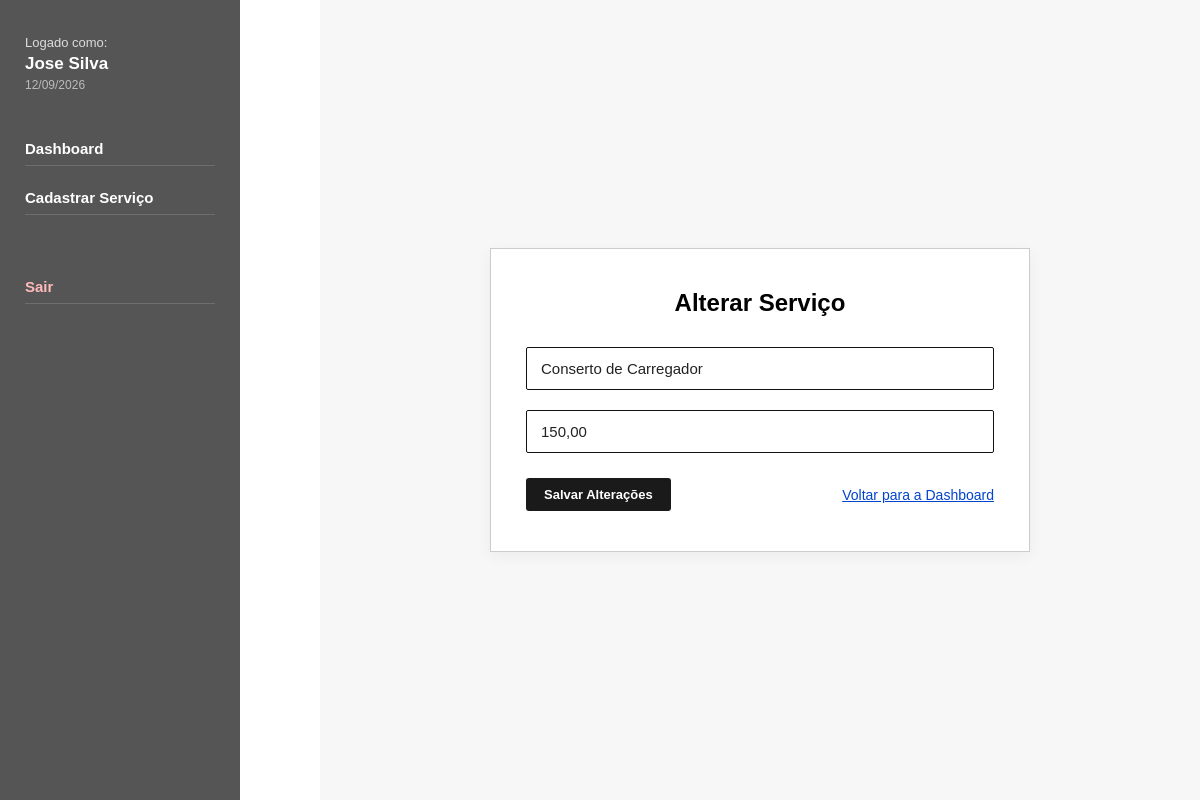
The page /services/edit?id=2 (signed in) on the database its author committed.
### tables this page shows
CREATE TABLE IF NOT EXISTS `service` (
    `id_service` BIGINT(20) NOT NULL AUTO_INCREMENT,
    `description` VARCHAR(255) NOT NULL,
    `price` DECIMAL(11, 2) NOT NULL,
    `created_at` DATETIME NOT NULL DEFAULT CURRENT_TIMESTAMP,
    `update_at` DATETIME NULL DEFAULT NULL ON UPDATE CURRENT_TIMESTAMP,
    `finished_at` DATETIME NULL DEFAULT NULL,
    `commission_user` DECIMAL(11, 2) NULL DEFAULT NULL,
    `user_id_user` BIGINT(20) NOT NULL,
    PRIMARY KEY (`id_service`),
    INDEX `idx_service_user` (`user_id_user`),
    INDEX `idx_service_finished` (`finished_at`),
    CONSTRAINT `fk_service_user` 
        FOREIGN KEY (`user_id_user`) 
        REFERENCES `user` (`id_user`) 
        ON DELETE CASCADE 
        ON UPDATE CASCADE
);

CREATE TABLE IF NOT EXISTS `user` (
    `id_user` BIGINT(20) NOT NULL AUTO_INCREMENT,
    `name` VARCHAR(150) NOT NULL,
    `email` VARCHAR(255) NOT NULL UNIQUE,
    `password` VARCHAR(255) NOT NULL,
    `created_at` DATETIME NOT NULL DEFAULT CURRENT_TIMESTAMP,
    `update_at` DATETIME NULL DEFAULT NULL ON UPDATE CURRENT_TIMESTAMP,
    `ativo` TINYINT(1) NOT NULL DEFAULT 1,
    PRIMARY KEY (`id_user`),
    INDEX `idx_user_email` (`email`)
);

### app/Core/Autoload.php (called while the page is built, shortened)
<?php
spl_autoload_register(function ($class) {
    $prefix = 'App\\';
    $baseDir = APP_PATH . '/';
    $len = strlen($prefix);
    $relativeClass = substr($class, $len);
    $file = $baseDir . str_replace('\\', '/', $relativeClass) . '.php';
});

### app/Core/Session.php (called while the page is built, shortened)
<?php
class Session
{
    public static function get(string $key, $default = null)
    {
        return $_SESSION[$key] ?? $default;
    }
    public static function has(string $key): bool
    {
        return isset($_SESSION[$key]);
    }
}

### app/Core/Database.php (called while the page is built, shortened)
<?php
class Database
{
    private static ?PDO $instance = null;
    public static function getConnection(): PDO
    {
        if (self::$instance === null) {
            try {
                $dsn = sprintf(
                    'mysql:host=%s;port=%s;dbname=%s;charset=%s',
                    DB_HOST,
                    DB_PORT,
                    DB_NAME,
                    DB_CHARSET
                );
                $options = [
                    PDO::ATTR_ERRMODE            => PDO::ERRMODE_EXCEPTION,
                    PDO::ATTR_DEFAULT_FETCH_MODE => PDO::FETCH_ASSOC,
                    PDO::ATTR_EMULATE_PREPARES   => false,
                ];
                self::$instance = new PDO($dsn, DB_USER, DB_PASS, $options);
            } catch (PDOException $e) {
                die('Erro de conexao com o banco: ' . $e->getMessage());
            }
        }
        return self::$instance;
    }
}

### app/Controllers/ServiceController.php (called while the page is built, shortened)
<?php
class ServiceController extends Controller
{
    private ServiceOrder $serviceModel;
    public function __construct()
    {
        $this->serviceModel = new ServiceOrder();
    }
    public function edit(): void
    {
        $id = (int) ($_GET['id'] ?? 0);
        $service = $this->serviceModel->findById($id);
        $user = Session::get('user');
        $error = Session::getFlash('error');
        $this->view('services.edit', [
            'user'        => $user,
            'currentDate' => date('d/m/Y'),
            'service'     => $service,
            'error'       => $error
        ]);
    }
}

### public/index.php (called while the page is built, shortened)
<?php
require_once APP_PATH . '/Core/Autoload.php';
$router = new Router();
$router->get('/', [AuthController::class, 'showLogin']);
$router->get('/login', [AuthController::class, 'showLogin']);
$router->post('/login', [AuthController::class, 'login']);
$router->get('/logout', [AuthController::class, 'logout']);
$router->get('/register', [AuthController::class, 'showRegister']);
$router->post('/register', [AuthController::class, 'register']);
$router->get('/dashboard', [DashboardController::class, 'index']);
$router->get('/services/create', [ServiceController::class, 'create']);
$router->post('/services/create', [ServiceController::class, 'store']);
$router->get('/services/edit', [ServiceController::class, 'edit']);
$router->post('/services/edit', [ServiceController::class, 'update']);
$router->post('/services/delete', [ServiceController::class, 'delete']);
$router->post('/services/finish', [ServiceController::class, 'finish']);
$router->dispatch();

### app/Models/ServiceOrder.php (called while the page is built, shortened)
<?php
class ServiceOrder
{
    private PDO $db;
    public function __construct()
    {
        $this->db = Database::getConnection();
    }
    public function findById(int $id): ?array
    {
        $sql = "SELECT s.*, u.name as user_name, u.email as user_email
                FROM service s
                INNER JOIN user u ON u.id_user = s.user_id_user
                WHERE s.id_service = :id
                LIMIT 1";
        $stmt = $this->db->prepare($sql);
        $stmt->bindValue(':id', $id, PDO::PARAM_INT);
        $stmt->execute();
        $service = $stmt->fetch();
        return $service ?: null;
    }
}

### app/Views/services/edit.php (the view, shortened to what this page needs)
<?php
require VIEW_PATH . '/layouts/header.php';
?>
<div class="service-form-container">
    <div class="auth-card">
        <h2>Alterar Serviço</h2>
        <form action="<?= BASE_URL ?>/services/edit" method="POST">
            <div class="form-group">
                <input type="text" name="description" placeholder="descrição" value="<?= htmlspecialchars($service['description']) ?>" required autofocus>
            </div>
            <div class="form-group">
                <input type="text" name="price" id="price_input" placeholder="preço" value="<?= number_format((float) $service['price'], 2, ',', '.') ?>" required>
            </div>
            <div class="auth-actions">
                <button type="submit" class="btn btn-dark">Salvar Alterações</button>
                <a href="<?= BASE_URL ?>/dashboard" class="auth-link">Voltar para a Dashboard</a>
            </div>
        </form>
    </div>
</div>
<?php require VIEW_PATH . '/layouts/footer.php'; ?>

### app/Core/Router.php (shortened to what this page needs)
<?php
class Router
{
    private array $routes = [];
    private function addRoute(string $method, string $path, array $handler): void
    {
        $this->routes[] = [
            'method'  => $method,
            'path'    => '/' . trim($path, '/'),
            'handler' => $handler
        ];
    }
    public function dispatch(): void
    {
        $requestMethod = $_SERVER['REQUEST_METHOD'];
        $requestUri = parse_url($_SERVER['REQUEST_URI'], PHP_URL_PATH);
        $uri = '/' . trim($requestUri, '/');
        foreach ($this->routes as $route) {
            if ($route['method'] === $requestMethod && $route['path'] === $uri) {
                [$controllerClass, $action] = $route['handler'];
                if (class_exists($controllerClass)) {
                    $controller = new $controllerClass();
                    if (method_exists($controller, $action)) {
                        $controller->$action();
                        return;
                    }
                }
            }
        }
    }
}

### app/Views/layouts/header.php (shortened to what this page needs)
<!DOCTYPE html>
<html lang="pt-BR">
<head>
    <link rel="stylesheet" href="<?= BASE_URL ?>/assets/css/style.css?v=<?= time() ?>">
</head>
<body>
    <div class="app-layout">
        <aside class="sidebar">
            <div class="user-badge">
                <span class="user-label">Logado como:</span>
                <strong class="user-name"><?= htmlspecialchars($user['name'] ?? 'Usuario') ?></strong>
                <span class="system-date"><?= $currentDate ?? date('d/m/Y') ?></span>
            </div>
            <nav class="sidebar-nav">
                <a href="<?= BASE_URL ?>/dashboard" class="nav-item">Dashboard</a>
                <a href="<?= BASE_URL ?>/services/create" class="nav-item">Cadastrar Serviço</a>
                <a href="<?= BASE_URL ?>/logout" class="nav-item nav-logout">Sair</a>
            </nav>
        </aside>
        <main class="main-content"></main>

### public/assets/css/base.css (style rules this page uses)
body { background-color: #f7f7f7; color: #222222; }
.btn { padding: 9px 18px; font-size: 13px; font-weight: 600; cursor: pointer; border: none; border-radius: 3px; text-decoration: none; display: inline-flex; align-items: center; justify-content: center; transition: opacity 0.2s; }
.btn-dark { background-color: #1a1a1a; color: #ffffff; }

### public/assets/css/auth.css (style rules this page uses)
.auth-card { width: 100%; max-width: 480px; padding: 40px 30px; text-align: center; background-color: #ffffff; }
.auth-card h2 { font-size: 24px; font-weight: 700; margin-bottom: 30px; color: #000000; }
.form-group { margin-bottom: 20px; text-align: left; }
.form-group input { width: 100%; padding: 12px 14px; border: 1px solid #111111; border-radius: 2px; font-size: 15px; outline: none; color: #222222; background-color: #ffffff; }
.auth-actions { display: flex; justify-content: space-between; align-items: center; margin-top: 25px; }
.auth-link { color: #0044cc; text-decoration: underline; font-size: 14px; }

### public/assets/css/dashboard.css (style rules this page uses)
﻿ html, body { height: 100%; width: 100%; }
.app-layout { display: flex; min-height: 100vh; width: 100%; }
.sidebar { width: 240px; min-width: 240px; background-color: #555555; color: #ffffff; padding: 35px 25px; display: flex; flex-direction: column; }
.user-badge { margin-bottom: 40px; }
.user-label { display: block; font-size: 13px; color: #dddddd; }
.user-name { display: block; font-size: 17px; margin-top: 4px; color: #ffffff; word-break: break-word; }
.system-date { display: block; font-size: 12px; color: #bbbbbb; margin-top: 4px; }
.sidebar-nav { display: flex; flex-direction: column; gap: 15px; }
.nav-item { color: #ffffff; text-decoration: none; font-weight: bold; font-size: 15px; padding: 8px 0; border-bottom: 1px solid rgba(255, 255, 255, 0.15); }
.nav-logout { margin-top: 40px; color: #ffbaba; }
.main-content { flex: 1; padding: 35px 40px; background-color: #ffffff; width: calc(100% - 240px); overflow-x: hidden; }
.service-form-container { display: flex; justify-content: center; align-items: center; padding: 40px 0; width: 100%; }
.service-form-container .auth-card { max-width: 540px; width: 100%; border: 1px solid #cccccc; padding: 40px 35px; box-shadow: 0 4px 15px rgba(0,0,0,0.05); }

### rows shown on the page
service: user_id_user.name "Jose Silva", description "Conserto de Carregador", price "150,00"
